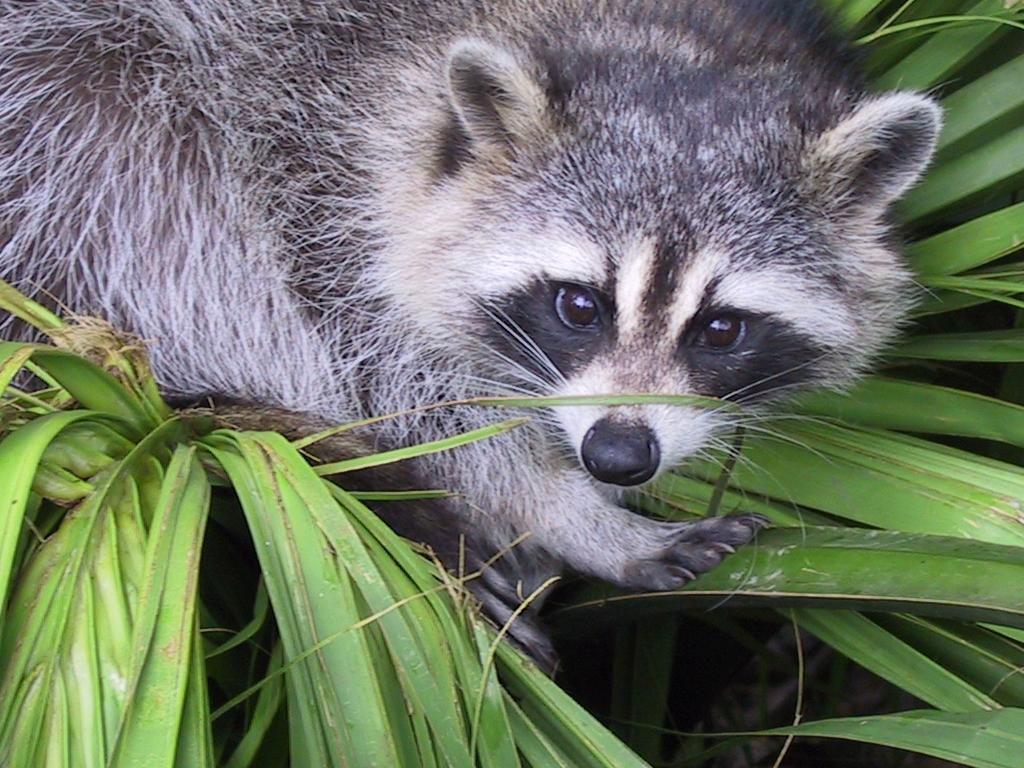
#> input picture day_01/ex03/animal.jpeg, 1024 x 768 px
$ python zoom.py
#> lines starting #> are read from the running program, lines starting #| are printed output that depends on the picture
### day_01/ex03/load_image.py
import cv2
import numpy as np


def ft_load(path: str) -> np.ndarray:
    """
    Load an image from a file and return it as a list.
    """
#> called with path = 'animal.jpeg'
    image = cv2.imread(path)
#> image is the input picture: shape (768, 1024, 3); mean B, G, R 102.1, 117.7, 110.7
    if image is None:
        raise FileNotFoundError(f"File '{path}' could not be opened.")
    image = cv2.cvtColor(image, cv2.COLOR_BGR2RGB)

    print(f"The shape of image is: {image.shape}")
#| The shape of image is: (768, 1024, 3)
#> (printed output is left out)

    return image

### day_01/ex03/zoom.py
from load_image import ft_load
import numpy as np
import matplotlib.pyplot as plt


def ft_zoom(image: np.ndarray) -> np.ndarray:
    """
        Crops a central portion of the given image to create a zoom effect.
    """
    height, width = image.shape[:2]
#> height = 768; width = 1024

    top, bottom = int(height * 0.2), int(height * 0.8)
#> top = 153; bottom = 614
    left, right = int(width * 0.3), int(width * 0.8)
#> left = 307; right = 819

    if bottom - top <= 0 or right - left <= 0:
        raise ValueError("Image is too small for the zoom operation.")

    zoomed_image = image[top:bottom, left:right]
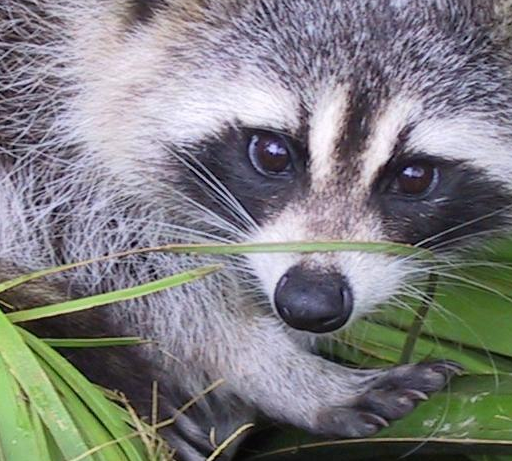
#> zoomed_image: shape (461, 512, 3); mean R, G, B 126.7, 126.4, 128
    print(f"New shape after slicing: {zoomed_image.shape}")
#| New shape after slicing: (461, 512, 3)
    return zoomed_image


def main():
    """
        Loads an image, applies a zoom effect, and displays the result.
    """
    try:
        image = ft_load("animal.jpeg")
        print(image)
        zoomed_image = ft_zoom(image)
        print(zoomed_image)
#> (printed output is left out)

        plt.imshow(zoomed_image)
        plt.show()
    except FileNotFoundError as e:
        print(f"Error: {e}")
    except ValueError as e:
        print(f"Zoom Error: {e}")


if __name__ == "__main__":
    main()
